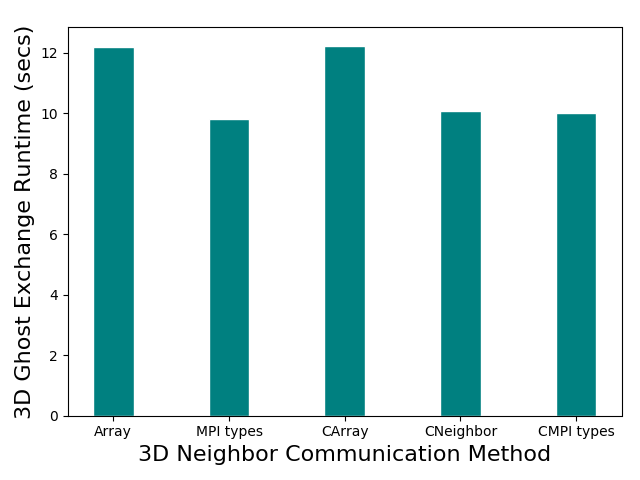

Write the Python code that produced this figure.
import numpy as np
import matplotlib.pyplot as plt

# Collect the data from the file, ignore empty lines
data = open('stats.out', 'r')

name = []
CPUtime = []

while True:
    line =data.readline()
    if "Exchange_" in line:
        line =data.readline()
        line =data.readline()
    if "Exchange3D" in line:
        #print line
        line = line.strip('\n')
        name.append(line.replace('GhostExchange3D_', '').replace('artExchange3D_','').replace('ArrayAssign','Array').replace('VectorTypes','MPI types'))
    if 'Median' in line:
        #print line
        line = line.strip('\n')
        dummy,value = line.split()
        #print value
        CPUtime.append(float(value))
    if not line: break

fig, ax = plt.subplots()

print name
print CPUtime

bar_width = 0.35

x1 = np.arange(len(name))

plt.bar(x1, CPUtime, width=bar_width, color='#008080', edgecolor='white')

plt.xticks(x1, name)

ax.set_xlabel('3D Neighbor Communication Method',fontsize=18)
ax.set_ylabel('3D Ghost Exchange Runtime',fontsize=18)

fig.tight_layout()
plt.savefig("plottimeby3Dtype.pdf")
#plt.savefig("plottimeby3Dtype.jpg")
plt.savefig("plottimeby3Dtype.svg")
plt.savefig("plottimeby3Dtype.png")
plt.show()
